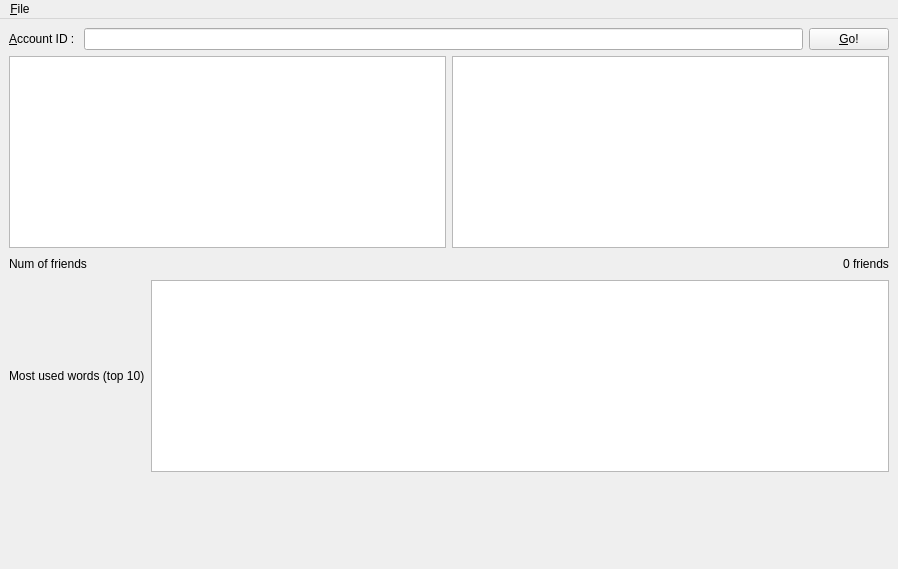
<?xml version="1.0" encoding="UTF-8"?>
<ui version="4.0">
 <class>MainWindow</class>
 <widget class="QMainWindow" name="MainWindow">
  <property name="geometry">
   <rect>
    <x>0</x>
    <y>0</y>
    <width>898</width>
    <height>569</height>
   </rect>
  </property>
  <property name="windowTitle">
   <string>MainWindow</string>
  </property>
  <widget class="QWidget" name="centralwidget">
   <layout class="QGridLayout" name="gridLayout">
    <item row="0" column="0">
     <layout class="QVBoxLayout" name="verticalLayout">
      <item>
       <layout class="QHBoxLayout" name="horizontalLayout">
        <item>
         <widget class="QLabel" name="account_id_label">
          <property name="text">
           <string>&amp;Account ID : </string>
          </property>
          <property name="buddy">
           <cstring>account_id_lineEdit</cstring>
          </property>
         </widget>
        </item>
        <item>
         <widget class="QLineEdit" name="account_id_lineEdit"/>
        </item>
        <item>
         <widget class="QPushButton" name="go_pushButton">
          <property name="text">
           <string>&amp;Go!</string>
          </property>
         </widget>
        </item>
       </layout>
      </item>
      <item>
       <layout class="QHBoxLayout" name="horizontalLayout_2">
        <item>
         <widget class="QListWidget" name="posts_listWidget"/>
        </item>
        <item>
         <widget class="QListWidget" name="friends_listWidget"/>
        </item>
       </layout>
      </item>
      <item>
       <layout class="QHBoxLayout" name="horizontalLayout_3">
        <item>
         <widget class="QLabel" name="num_of_friends_label">
          <property name="text">
           <string>Num of friends</string>
          </property>
         </widget>
        </item>
        <item>
         <spacer name="horizontalSpacer">
          <property name="orientation">
           <enum>Qt::Horizontal</enum>
          </property>
          <property name="sizeHint" stdset="0">
           <size>
            <width>40</width>
            <height>20</height>
           </size>
          </property>
         </spacer>
        </item>
        <item>
         <widget class="QLabel" name="friends_count_label">
          <property name="text">
           <string>0 friends</string>
          </property>
         </widget>
        </item>
       </layout>
      </item>
      <item>
       <layout class="QHBoxLayout" name="horizontalLayout_4">
        <item>
         <widget class="QLabel" name="most_used_words_label">
          <property name="text">
           <string>Most used words (top 10)</string>
          </property>
         </widget>
        </item>
        <item>
         <widget class="QListWidget" name="most_used_words_listWidget"/>
        </item>
       </layout>
      </item>
      <item>
       <spacer name="verticalSpacer">
        <property name="orientation">
         <enum>Qt::Vertical</enum>
        </property>
        <property name="sizeHint" stdset="0">
         <size>
          <width>20</width>
          <height>40</height>
         </size>
        </property>
       </spacer>
      </item>
     </layout>
    </item>
   </layout>
  </widget>
  <widget class="QMenuBar" name="menubar">
   <property name="geometry">
    <rect>
     <x>0</x>
     <y>0</y>
     <width>898</width>
     <height>27</height>
    </rect>
   </property>
   <widget class="QMenu" name="menu_File">
    <property name="title">
     <string>&amp;File</string>
    </property>
    <addaction name="action_Quit"/>
   </widget>
   <addaction name="menu_File"/>
  </widget>
  <action name="action_Quit">
   <property name="text">
    <string>&amp;Quit</string>
   </property>
  </action>
 </widget>
 <resources/>
 <connections/>
</ui>
